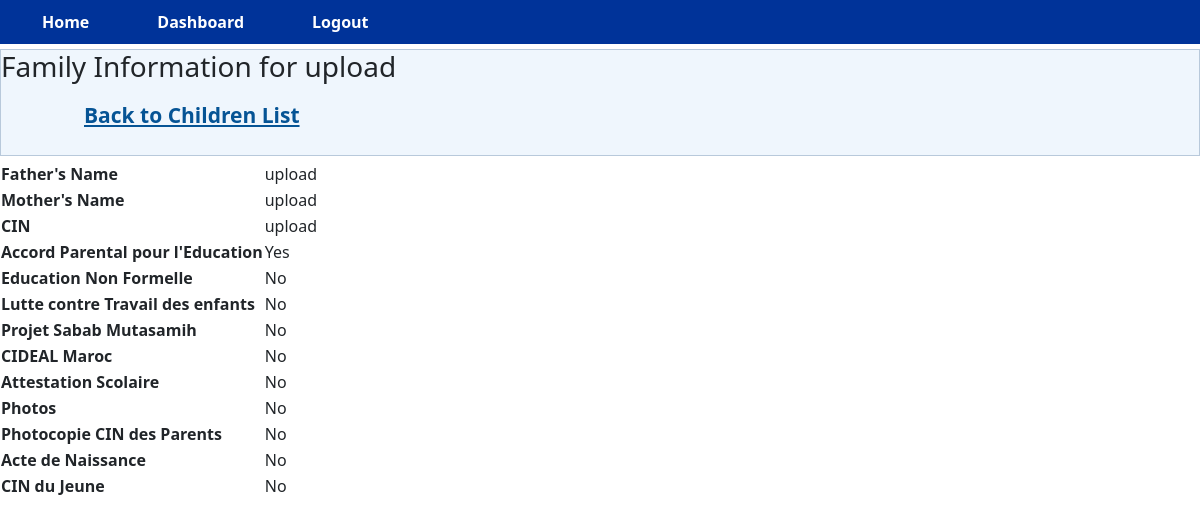
The app's page /view_family/16 (signed in) with its own data.
### app.py (models this page shows)
class Children(db.Model, UserMixin):
    id = db.Column(db.Integer, primary_key=True)
    name = db.Column(db.String(100), nullable=False)
    contact = db.Column(db.String(20), nullable=True)
    sex = db.Column(db.String(10), nullable=False)
    Date_naissance = db.Column(db.Date, nullable=False)
    age = db.Column(db.Integer, nullable=False)
    Quartier = db.Column(db.String(100), nullable=False)
    Adresse = db.Column(db.String(100), nullable=False)
    situation_familliale = db.Column(db.String(100), nullable=True)
    Fonction_pere = db.Column(db.String(100), nullable=True)
    Fonction_mere = db.Column(db.String(100), nullable=True)
    Fraterie = db.Column(db.String(100), nullable=True)
    Problemes_sante = db.Column(db.String(100), nullable=True)
    Niveau_scolaire = db.Column(db.String(100), nullable=True)
    date_arret_etudes = db.Column(db.Date, nullable=True)
    Experience_professionnelle = db.Column(db.String(100), nullable=True)
    Demande = db.Column(db.String(100), nullable=True)
    Insertion_scolaire = db.Column(db.Boolean, default=False, nullable=True)
    Insertion_salariale = db.Column(db.Boolean, default=False, nullable=True)
    Auto_emploi = db.Column(db.Boolean, default=False, nullable=True)
    Entry_date = db.Column(db.Date, nullable=False)
    parent_id = db.Column(db.Integer, db.ForeignKey('user.id'))

class Family(db.Model, UserMixin):
    id = db.Column(db.Integer, primary_key=True)
    pere_name = db.Column(db.String(100), nullable=False)
    maman_name = db.Column(db.String(100), nullable=False)
    cin = db.Column(db.String(20), nullable=True)
    Accord_P_Education_parental = db.Column(db.Boolean, default=False, nullable=True)
    Education_Non_Formelle = db.Column(db.Boolean, default=False, nullable=True)
    lutte_contre_Travail_des_enfants = db.Column(db.Boolean, default=False, nullable=True)
    Projet_Sabab_Mutasamih = db.Column(db.Boolean, default=False, nullable=True)
    CIDEAL_Maroc = db.Column(db.Boolean, default=False, nullable=True)
    Attestation_scolaire = db.Column(db.Boolean, default=False, nullable=True)
    Photos = db.Column(db.Boolean, default=False, nullable=True)
    photocopie_CIN_parents = db.Column(db.Boolean, default=False, nullable=True)
    Acte_de_naissance = db.Column(db.Boolean, default=False, nullable=True)
    CIN_du_jeune = db.Column(db.Boolean, default=False, nullable=True)
    children_id = db.Column(db.Integer, db.ForeignKey('children.id'))
    children = db.relationship('Children', backref='family')

### app.py (the view)
@app.route('/view_family/<int:child_id>')
def view_family(child_id):
    child = Children.query.get_or_404(child_id)
    family = Family.query.filter_by(children_id=child.id).first()
    form = FamilyForm()
    return render_template('view_family.html', child=child, family=family, form=form)

### app.py (called while the page is built)
@login_manager.user_loader
def load_user(id):
    with app.app_context():
        return User.query.get(int(id))

### templates/view_family.html (shortened to what this page needs)
{% extends 'dashboard.html' %}
{% block page_content %}
<div class="sidenav">
    <h3>Family Information for {{ child.name }}</h3>
    <ul class="navbar">
        <li class="nav-item"><a href="{{ url_for('view_children') }}">Back to Children List</a></li>
    </ul>
</div>
    {% if family %}
        <table>
            <tr>
                <th>Father's Name</th>
                <td>{{ family.pere_name }}</td>
            </tr>
            <tr>
                <th>Mother's Name</th>
                <td>{{ family.maman_name }}</td>
            </tr>
            <tr>
                <th>CIN</th>
                <td>{{ family.cin }}</td>
            </tr>
            <tr>
                <th>Accord Parental pour l'Education</th>
                <td>{{ 'Yes' if family.Accord_P_Education_parental else 'No' }}</td>
            </tr>
            <tr>
                <th>Education Non Formelle</th>
                <td>{{ 'Yes' if family.Education_Non_Formelle else 'No' }}</td>
            </tr>
            <tr>
                <th>Lutte contre Travail des enfants</th>
                <td>{{ 'Yes' if family.lutte_contre_Travail_des_enfants else 'No' }}</td>
            </tr>
            <tr>
                <th>Projet Sabab Mutasamih</th>
                <td>{{ 'Yes' if family.Projet_Sabab_Mutasamih else 'No' }}</td>
            </tr>
            <tr>
                <th>CIDEAL Maroc</th>
                <td>{{ 'Yes' if family.CIDEAL_Maroc else 'No' }}</td>
            </tr>
            <tr>
                <th>Attestation Scolaire</th>
                <td>{{ 'Yes' if family.Attestation_scolaire else 'No' }}</td>
            </tr>
            <tr>
                <th>Photos</th>
                <td>{{ 'Yes' if family.Photos else 'No' }}</td>
            </tr>
            <tr>
                <th>Photocopie CIN des Parents</th>
                <td>{{ 'Yes' if family.photocopie_CIN_parents else 'No' }}</td>
            </tr>
            <tr>
                <th>Acte de Naissance</th>
                <td>{{ 'Yes' if family.Acte_de_naissance else 'No' }}</td>
            </tr>
            <tr>
                <th>CIN du Jeune</th>
                <td>{{ 'Yes' if family.CIN_du_jeune else 'No' }}</td>
            </tr>
        </table>
    {% else %}
        <p>No family information found for {{ child.name }}.</p>
    {% endif %}
{% endblock %}

### templates/dashboard.html (shortened to what this page needs)
{% extends 'base.html' %}

### templates/base.html (shortened to what this page needs)
{% extends 'bootstrap/base.html' %}

### templates/bootstrap/base.html (shortened to what this page needs)
<!DOCTYPE html>
<html lang="en">
<head>
    <link rel="stylesheet" href="https://cdnjs.cloudflare.com/ajax/libs/jqueryui/1.12.1/jquery-ui.min.css">
  <link rel="stylesheet" href="https://cdn.jsdelivr.net/npm/bootstrap@5.1.3/dist/css/bootstrap.min.css">
  <link rel="stylesheet" type="text/css" href="{{ url_for('static', filename='css/styles.css') }}">
  <link href="https://maxcdn.bootstrapcdn.com/bootstrap/5.0.0-alpha1/css/bootstrap.min.css" rel="stylesheet">
</head>
<body class="{% block body_class %}{% endblock %}">
  <nav>
    <ul>
      <li><a href="{{ url_for('home') }}">Home</a></li>
      <li><a href="{{ url_for('dashboard') }}">Dashboard</a></li>
      {% if current_user.is_authenticated %}
        <li><a href="{{ url_for('logout') }}">Logout</a></li>
      {% else %}
        <li><a href="{{ url_for('login') }}">Login</a></li>
      {% endif %}
    </ul>
  </nav>
  <main>
    {% block page_content %}{% endblock %}
  </main>
</body>
</html>

### static/css/styles.css (style rules this page uses)
nav { background-color: #003399; color: white; display: flex; justify-content: space-between; align-items: center; padding: 10px; }
nav ul { display: flex; list-style: none; margin: 0; padding: 0; }
nav ul li { margin-right: 20px; }
nav ul li:last-child { margin-right: 0; }
nav ul li a { color: white; text-decoration: none; font-weight: bold; }
ul { list-style: none; display: flex; justify-content: center; align-items: center; }
li { margin: 0 1rem; }
.sidenav { border: 1px solid #b8c9db; background-color: #eff6fd; margin: 5px 0 5px 0; padding: 0; }
.nav-item { display: inline-block; padding: 0 20px 0 7px; position: relative; }
.nav-item a { color: #065495; font-size: 21px; font-weight: bold; padding-left: 28px; }
table { margin-bottom: 0px; }
a { text-decoration: none; color: #ffffff; padding: 0.5rem 1rem; border-radius: 0.5rem; transition: background-color 0.3s ease; }

### records on screen
Children: name "upload"
Family: pere_name "upload", maman_name "upload", cin "upload", Accord_P_Education_parental "Yes", Education_Non_Formelle "No", lutte_contre_Travail_des_enfants "No", Projet_Sabab_Mutasamih "No", CIDEAL_Maroc "No", Attestation_scolaire "No", Photos "No", photocopie_CIN_parents "No", Acte_de_naissance "No", CIN_du_jeune "No"
